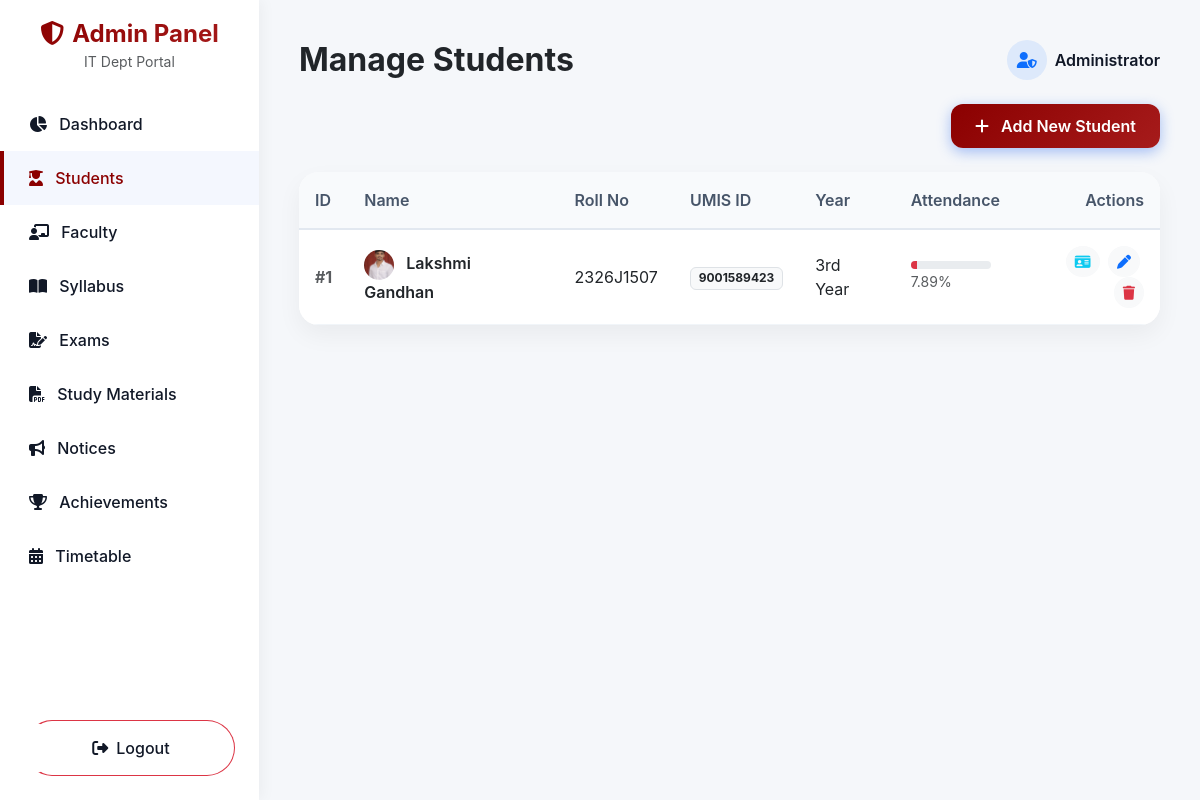
The page /admin/students/ (signed in) on the database its author committed.
### models.py (models this page shows, shortened)
class Student(SQLModel, table=True):
    id: Optional[int] = Field(default=None, primary_key=True)
    name: str = Field(index=True)
    roll_no: str = Field(unique=True, index=True)
    year: str
    umis_id: str = Field(unique=True, index=True)
    dob: str
    gender: str
    blood_group: str
    hostel_status: str
    community: str
    scholarship_status: str
    attendance_percentage: float = 0.0
    last_sem_percentage: float = 0.0
    photo: Optional[str] = None
    password_hash: str
    created_at: datetime = Field(default_factory=datetime.utcnow)
    encrypted_aadhaar: Optional[str] = None
    encrypted_student_phone: Optional[str] = None
    encrypted_parent_phone: Optional[str] = None
    encrypted_address: Optional[str] = None
    @property
    def aadhaar(self) -> str:
        return decrypt_data(self.encrypted_aadhaar)
    @property
    def student_phone(self) -> str:
        return decrypt_data(self.encrypted_student_phone)
    @property
    def parent_phone(self) -> str:
        return decrypt_data(self.encrypted_parent_phone)
    @property
    def address(self) -> str:
        return decrypt_data(self.encrypted_address)

### routers/students_router.py (the view)
@router.get("/")
def list_students(request: Request, db: Session = Depends(get_session), admin=Depends(check_admin)):
    students = db.exec(select(Student)).all()
    return templates.TemplateResponse("admin/students_list.html", {"request": request, "students": students})

### templates/admin/students_list.html
{% extends "admin/admin_base.html" %}
{% block header %}Manage Students{% endblock %}
{% block content %}
<div class="mb-4 text-end">
    <a href="/admin/students/add" class="btn btn-gradient px-4"><i class="fa-solid fa-plus me-2"></i> Add New Student</a>
</div>
<div class="table-responsive table-glass">
    <table class="table table-hover mb-0">
        <thead>
            <tr>
                <th>ID</th>
                <th>Name</th>
                <th>Roll No</th>
                <th>UMIS ID</th>
                <th>Year</th>
                <th>Attendance</th>
                <th class="text-end">Actions</th>
            </tr>
        </thead>
        <tbody>
            {% for student in students %}
            <tr>
                <td class="text-muted fw-bold">#{{ student.id }}</td>
                <td class="fw-semibold text-dark">
                    {% if student.photo %}
                    <img src="/{{ student.photo }}" alt="." class="rounded-circle me-2" style="width: 30px; height: 30px; object-fit: cover;">
                    {% endif %}
                    {{ student.name }}
                </td>
                <td>{{ student.roll_no }}</td>
                <td><span class="badge bg-light text-dark border">{{ student.umis_id }}</span></td>
                <td>{{ student.year }}</td>
                <td>
                    <div class="progress" style="height: 8px; width: 80px;">
                        <div class="progress-bar {{ 'bg-danger' if student.attendance_percentage < 75 else 'bg-success' }}" style="--bar-width: {{ student.attendance_percentage }}%; width: var(--bar-width);"></div>
                    </div>
                    <small class="text-muted">{{ student.attendance_percentage }}%</small>
                </td>
                <td class="text-end">
                    <a href="/admin/students/id_card/{{ student.id }}" target="_blank" class="btn btn-sm btn-light text-info me-1 rounded-circle" title="ID Card"><i class="fa-solid fa-id-card"></i></a>
                    <a href="/admin/students/edit/{{ student.id }}" class="btn btn-sm btn-light text-primary me-1 rounded-circle" title="Edit"><i class="fa-solid fa-pen"></i></a>
                    <a href="/admin/students/delete/{{ student.id }}" class="btn btn-sm btn-light text-danger rounded-circle" onclick="return confirm('Delete this student?')" title="Delete"><i class="fa-solid fa-trash"></i></a>
                </td>
            </tr>
            {% else %}
            <tr>
                <td colspan="7" class="text-center py-4 text-muted">No students found.</td>
            </tr>
            {% endfor %}
        </tbody>
    </table>
</div>
{% endblock %}

### static/css/style.css (style rules this page uses)
:root { --bg-color: #F5F7FA; --primary-blue: #8B0000; --dark-header: #0F172A; --grad-start: #8B0000; --grad-end: #A61B1B; --text-main: #111827; --card-bg: #FFFFFF; --shadow-soft: 0 10px 25px rgba(0, 0, 0, 0.05); --shadow-hover: 0 20px 40px rgba(0, 0, 0, 0.1); --radius-card: 20px; --radius-btn: 12px; }
body { font-family: -apple-system, BlinkMacSystemFont, "Segoe UI", Roboto, Helvetica, Arial, sans-serif, "Apple Color Emoji", "Segoe UI Emoji", "Segoe UI Symbol"; background-color: var(--bg-color); color: var(--text-main); -webkit-font-smoothing: antialiased; min-height: 100vh; margin: 0; padding: 0; }
.btn-gradient { background: linear-gradient(135deg, var(--grad-start), var(--grad-end)); color: #fff; border: none; border-radius: var(--radius-btn); padding: 10px 24px; font-weight: 600; transition: all 0.3s ease; box-shadow: 0 4px 14px rgba(37, 99, 235, 0.4); }
.table-glass { background: var(--card-bg); border-radius: var(--radius-card); overflow: hidden; box-shadow: var(--shadow-soft); }
.table-glass th { background: #f8fafc; color: #475569; font-weight: 600; border-bottom: 2px solid #e2e8f0; padding: 16px; }
.table-glass td { padding: 16px; vertical-align: middle; border-bottom: 1px solid #f1f5f9; }

### rows shown on the page
Student: id "1", photo (picture), name "Lakshmi Gandhan", roll_no "2326J1507", umis_id "9001589423", year "3rd Year", attendance_percentage "7.89"
